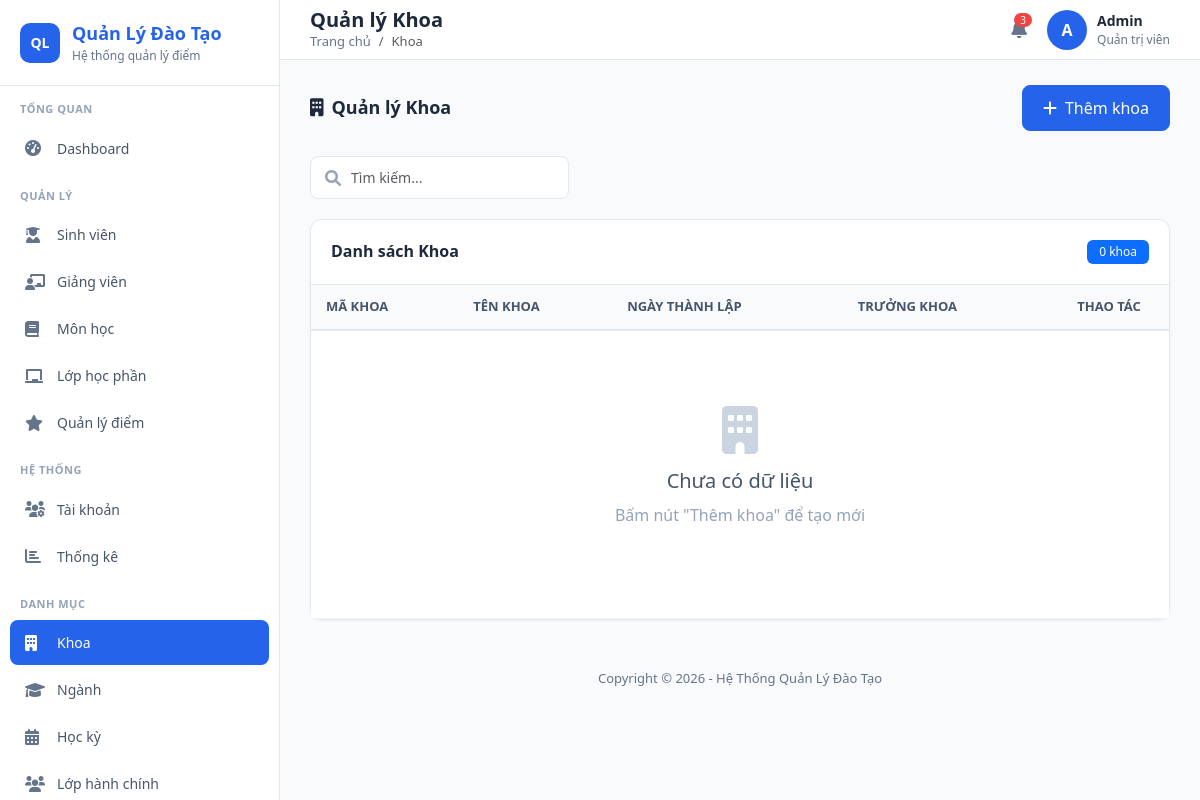
The page /public/index.php?url=Khoa/index on the database as committed earlier.
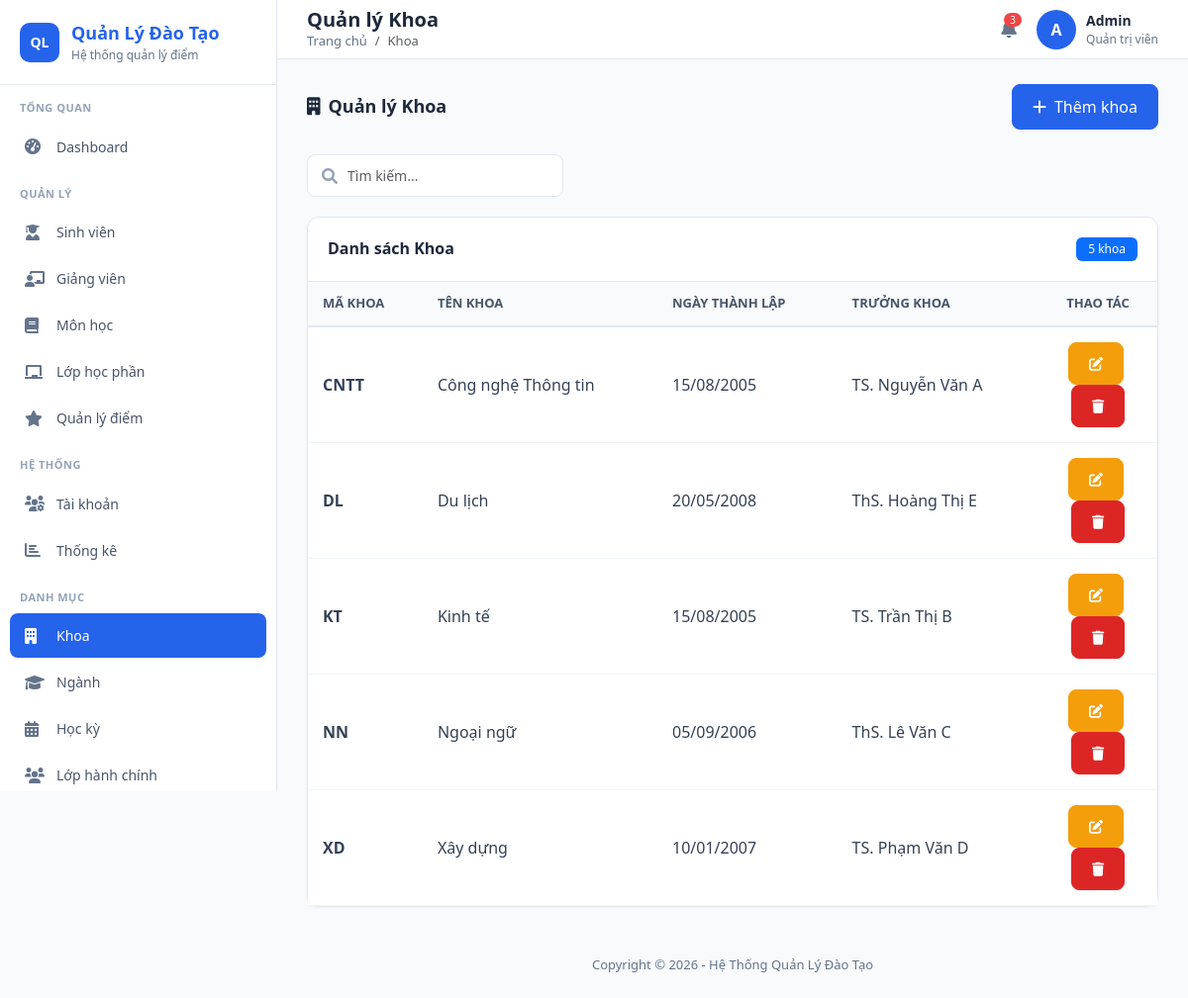
The same page on the database as committed later.
### tables this page shows
CREATE TABLE KHOA (
    MaKhoa VARCHAR(10) PRIMARY KEY,
    TenKhoa VARCHAR(100) NOT NULL,
    NgayThanhLap DATE,
    TruongKhoa VARCHAR(100)
);

### app/controllers/KhoaController.php (called while the page is built, shortened)
<?php
require_once __DIR__ . '/../config/Database.php';
require_once __DIR__ . '/../models/KhoaModel.php';
class KhoaController {
    private $khoaModel;
    public function __construct() {
        $database = new Database();
        $this->db = $database->getConnection();
        $this->khoaModel = new KhoaModel($this->db);
    }
    public function index() {
        $khoas = $this->khoaModel->readAll();
        $data = [
            'khoas' => $khoas,
            'pageTitle' => 'Quản lý Khoa',
            'breadcrumb' => 'Khoa'
        ];
        require_once "../app/views/khoa/index.php";
    }
}

### app/core/App.php (called while the page is built, shortened)
<?php
class App {
    protected $method = 'index';
    public function __construct() {
        $url = $this->parseUrl();
        if ($url != null && file_exists('../app/controllers/' . ucfirst($url[0]) . 'Controller.php')) {
            unset($url[0]);
        }
        $this->controller = new $this->controller;
        if (isset($url[1])) {
            if (method_exists($this->controller, $url[1])) {
                $this->method = $url[1];
                unset($url[1]);
            }
        }
        $this->params = $url ? array_values($url) : [];
        call_user_func_array([$this->controller, $this->method], $this->params);
    }
    public function parseUrl() {
        if (isset($_GET['url'])) {
            return explode('/', filter_var(rtrim($_GET['url'], '/'), FILTER_SANITIZE_URL));
        }
        return null;
    }
}
?>

### public/index.php (called while the page is built, shortened)
<?php
$app = new App();
?>

### app/config/Database.php (called while the page is built, shortened)
<?php
class Database {
    private $host = 'localhost';
    private $db   = 'qldiem';
    private $user = 'root';
    private $pass = '';
    private $charset = 'utf8mb4';
    public function getConnection() {
        $this->conn = null;
        $dsn = "mysql:host=" . $this->host . ";dbname=" . $this->db . ";charset=" . $this->charset;
        $options = [
            PDO::ATTR_ERRMODE            => PDO::ERRMODE_EXCEPTION,
            PDO::ATTR_DEFAULT_FETCH_MODE => PDO::FETCH_ASSOC,
            PDO::ATTR_EMULATE_PREPARES   => false,
        ];
        try {
            $this->conn = new PDO($dsn, $this->user, $this->pass, $options);
        } catch (PDOException $e) {
            die('Kết nối database thất bại: ' . $e->getMessage());
        }
        return $this->conn;
    }
}
?>

### app/models/KhoaModel.php (called while the page is built, shortened)
<?php
require_once __DIR__ . '/../config/Database.php';
class KhoaModel {
    private $conn;
    private $table_name = "KHOA";
    public function __construct($db) {
        $this->conn = $db;
    }
    public function readAll() {
        $query = "SELECT * FROM " . $this->table_name;
        $stmt = $this->conn->prepare($query);
        $stmt->execute();
        return $stmt->fetchAll(PDO::FETCH_ASSOC);
    }
}

### app/views/khoa/index.php (the view, shortened to what the changed rows need)
<?php require_once '../app/views/layouts/header.php'; ?>
<div class="card">
    <div class="card-header d-flex justify-content-between align-items-center">
        <h5 class="card-title mb-0">Danh sách Khoa</h5>
        <span class="badge bg-primary"><?= count($data['khoas'] ?? []) ?> khoa</span>
    </div>
    <div class="card-body p-0">
        <div class="table-responsive">
            <table class="table" id="dataTable">
                <thead>
                    <tr>
                        <th>Mã Khoa</th>
                        <th>Tên Khoa</th>
                        <th>Ngày thành lập</th>
                        <th>Trưởng khoa</th>
                        <th width="120" class="text-center">Thao tác</th>
                    </tr>
                </thead>
                <tbody>
                    <?php if(!empty($data['khoas'])): ?>
                        <?php foreach($data['khoas'] as $khoa): ?>
                        <tr>
                            <td><strong><?= $khoa['MaKhoa'] ?></strong></td>
                            <td><?= $khoa['TenKhoa'] ?></td>
                            <td><?= isset($khoa['NgayThanhLap']) ? date('d/m/Y', strtotime($khoa['NgayThanhLap'])) : '' ?></td>
                            <td><?= $khoa['TruongKhoa'] ?? '' ?></td>
                            <td class="text-center">
                                <a href="index.php?url=Khoa/edit/<?= $khoa['MaKhoa'] ?>" class="btn btn-sm btn-warning me-1">
                                    <i class="fas fa-edit"></i>
                                </a>
                                <a href="index.php?url=Khoa/delete/<?= $khoa['MaKhoa'] ?>"
                                   class="btn btn-sm btn-danger" onclick="return confirm('Bạn có chắc chắn muốn xóa?')">
                                    <i class="fas fa-trash"></i>
                                </a>
                            </td>
                        </tr>
                        <?php endforeach; ?>
                    <?php else: ?>
                        <tr>
                            <td colspan="5">
                                <div class="empty-state">
                                    <i class="fas fa-building"></i>
                                    <h5>Chưa có dữ liệu</h5>
                                    <p>Bấm nút "Thêm khoa" để tạo mới</p>
                                </div>
                            </td>
                        </tr>
                    <?php endif; ?>
                </tbody>
            </table>
        </div>
    </div>
</div>
<?php require_once '../app/views/layouts/footer.php'; ?>

Rows that differ between the two databases and show on the page:
added khoa: MaKhoa "CNTT", TenKhoa "Công nghệ Thông tin", NgayThanhLap "15/08/2005", TruongKhoa "TS. Nguyễn Văn A"
added khoa: MaKhoa "DL", TenKhoa "Du lịch", NgayThanhLap "20/05/2008", TruongKhoa "ThS. Hoàng Thị E"
added khoa: MaKhoa "KT", TenKhoa "Kinh tế", NgayThanhLap "15/08/2005", TruongKhoa "TS. Trần Thị B"
added khoa: MaKhoa "NN", TenKhoa "Ngoại ngữ", NgayThanhLap "05/09/2006", TruongKhoa "ThS. Lê Văn C"
added khoa: MaKhoa "XD", TenKhoa "Xây dựng", NgayThanhLap "10/01/2007", TruongKhoa "TS. Phạm Văn D"
Other text that changed with them:
count($data['khoas'] ?? []): "0" → "5"
text no longer shown: "Chưa có dữ liệu Bấm nút \"Thêm khoa\" để tạo mới"
